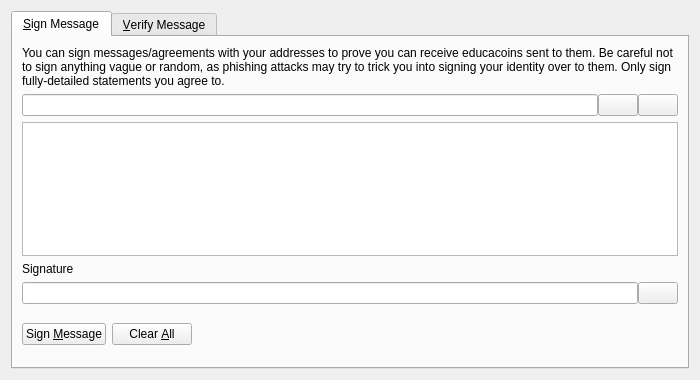
<?xml version="1.0" encoding="UTF-8"?>
<ui version="4.0">
 <class>SignVerifyMessageDialog</class>
 <widget class="QDialog" name="SignVerifyMessageDialog">
  <property name="geometry">
   <rect>
    <x>0</x>
    <y>0</y>
    <width>700</width>
    <height>380</height>
   </rect>
  </property>
  <property name="windowTitle">
   <string>Signatures - Sign / Verify a Message</string>
  </property>
  <property name="modal">
   <bool>true</bool>
  </property>
  <layout class="QVBoxLayout" name="verticalLayout">
   <item>
    <widget class="QTabWidget" name="tabWidget">
     <property name="currentIndex">
      <number>0</number>
     </property>
     <widget class="QWidget" name="tabSignMessage">
      <attribute name="title">
       <string>&amp;Sign Message</string>
      </attribute>
      <layout class="QVBoxLayout" name="verticalLayout_SM">
       <item>
        <widget class="QLabel" name="infoLabel_SM">
         <property name="text">
          <string>You can sign messages/agreements with your addresses to prove you can receive educacoins sent to them. Be careful not to sign anything vague or random, as phishing attacks may try to trick you into signing your identity over to them. Only sign fully-detailed statements you agree to.</string>
         </property>
         <property name="textFormat">
          <enum>Qt::PlainText</enum>
         </property>
         <property name="wordWrap">
          <bool>true</bool>
         </property>
        </widget>
       </item>
       <item>
        <layout class="QHBoxLayout" name="horizontalLayout_1_SM">
         <property name="spacing">
          <number>0</number>
         </property>
         <item>
          <widget class="QValidatedLineEdit" name="addressIn_SM">
           <property name="toolTip">
            <string>The EducaCoin address to sign the message with</string>
           </property>
          </widget>
         </item>
         <item>
          <widget class="QPushButton" name="addressBookButton_SM">
           <property name="toolTip">
            <string>Choose previously used address</string>
           </property>
           <property name="text">
            <string/>
           </property>
           <property name="icon">
            <iconset resource="../bitcoin.qrc">
             <normaloff>:/icons/address-book</normaloff>:/icons/address-book</iconset>
           </property>
           <property name="shortcut">
            <string>Alt+A</string>
           </property>
           <property name="autoDefault">
            <bool>false</bool>
           </property>
          </widget>
         </item>
         <item>
          <widget class="QPushButton" name="pasteButton_SM">
           <property name="toolTip">
            <string>Paste address from clipboard</string>
           </property>
           <property name="text">
            <string/>
           </property>
           <property name="icon">
            <iconset resource="../bitcoin.qrc">
             <normaloff>:/icons/editpaste</normaloff>:/icons/editpaste</iconset>
           </property>
           <property name="shortcut">
            <string>Alt+P</string>
           </property>
           <property name="autoDefault">
            <bool>false</bool>
           </property>
          </widget>
         </item>
        </layout>
       </item>
       <item>
        <widget class="QPlainTextEdit" name="messageIn_SM">
         <property name="toolTip">
          <string>Enter the message you want to sign here</string>
         </property>
        </widget>
       </item>
       <item>
        <widget class="QLabel" name="signatureLabel_SM">
         <property name="text">
          <string>Signature</string>
         </property>
         <property name="textFormat">
          <enum>Qt::PlainText</enum>
         </property>
        </widget>
       </item>
       <item>
        <layout class="QHBoxLayout" name="horizontalLayout_2_SM">
         <property name="spacing">
          <number>0</number>
         </property>
         <item>
          <widget class="QLineEdit" name="signatureOut_SM">
           <property name="font">
            <font>
             <italic>true</italic>
            </font>
           </property>
           <property name="readOnly">
            <bool>true</bool>
           </property>
          </widget>
         </item>
         <item>
          <widget class="QPushButton" name="copySignatureButton_SM">
           <property name="toolTip">
            <string>Copy the current signature to the system clipboard</string>
           </property>
           <property name="text">
            <string/>
           </property>
           <property name="icon">
            <iconset resource="../bitcoin.qrc">
             <normaloff>:/icons/editcopy</normaloff>:/icons/editcopy</iconset>
           </property>
           <property name="autoDefault">
            <bool>false</bool>
           </property>
          </widget>
         </item>
        </layout>
       </item>
       <item>
        <layout class="QHBoxLayout" name="horizontalLayout_3_SM">
         <item>
          <widget class="QPushButton" name="signMessageButton_SM">
           <property name="toolTip">
            <string>Sign the message to prove you own this EducaCoin address</string>
           </property>
           <property name="text">
            <string>Sign &amp;Message</string>
           </property>
           <property name="icon">
            <iconset resource="../bitcoin.qrc">
             <normaloff>:/icons/edit</normaloff>:/icons/edit</iconset>
           </property>
           <property name="autoDefault">
            <bool>false</bool>
           </property>
          </widget>
         </item>
         <item>
          <widget class="QPushButton" name="clearButton_SM">
           <property name="toolTip">
            <string>Reset all sign message fields</string>
           </property>
           <property name="text">
            <string>Clear &amp;All</string>
           </property>
           <property name="icon">
            <iconset resource="../bitcoin.qrc">
             <normaloff>:/icons/remove</normaloff>:/icons/remove</iconset>
           </property>
           <property name="autoDefault">
            <bool>false</bool>
           </property>
          </widget>
         </item>
         <item>
          <spacer name="horizontalSpacer_1_SM">
           <property name="orientation">
            <enum>Qt::Horizontal</enum>
           </property>
           <property name="sizeHint" stdset="0">
            <size>
             <width>40</width>
             <height>48</height>
            </size>
           </property>
          </spacer>
         </item>
         <item>
          <widget class="QLabel" name="statusLabel_SM">
           <property name="font">
            <font>
             <weight>75</weight>
             <bold>true</bold>
            </font>
           </property>
           <property name="text">
            <string/>
           </property>
           <property name="wordWrap">
            <bool>true</bool>
           </property>
          </widget>
         </item>
         <item>
          <spacer name="horizontalSpacer_2_SM">
           <property name="orientation">
            <enum>Qt::Horizontal</enum>
           </property>
           <property name="sizeHint" stdset="0">
            <size>
             <width>40</width>
             <height>48</height>
            </size>
           </property>
          </spacer>
         </item>
        </layout>
       </item>
      </layout>
     </widget>
     <widget class="QWidget" name="tabVerifyMessage">
      <attribute name="title">
       <string>&amp;Verify Message</string>
      </attribute>
      <layout class="QVBoxLayout" name="verticalLayout_VM">
       <item>
        <widget class="QLabel" name="infoLabel_VM">
         <property name="text">
          <string>Enter the receiver's address, message (ensure you copy line breaks, spaces, tabs, etc. exactly) and signature below to verify the message. Be careful not to read more into the signature than what is in the signed message itself, to avoid being tricked by a man-in-the-middle attack. Note that this only proves the signing party receives with the address, it cannot prove sendership of any transaction!</string>
         </property>
         <property name="textFormat">
          <enum>Qt::PlainText</enum>
         </property>
         <property name="alignment">
          <set>Qt::AlignLeading|Qt::AlignLeft|Qt::AlignTop</set>
         </property>
         <property name="wordWrap">
          <bool>true</bool>
         </property>
        </widget>
       </item>
       <item>
        <layout class="QHBoxLayout" name="horizontalLayout_1_VM">
         <property name="spacing">
          <number>0</number>
         </property>
         <item>
          <widget class="QValidatedLineEdit" name="addressIn_VM">
           <property name="toolTip">
            <string>The EducaCoin address the message was signed with</string>
           </property>
          </widget>
         </item>
         <item>
          <widget class="QPushButton" name="addressBookButton_VM">
           <property name="toolTip">
            <string>Choose previously used address</string>
           </property>
           <property name="text">
            <string/>
           </property>
           <property name="icon">
            <iconset resource="../bitcoin.qrc">
             <normaloff>:/icons/address-book</normaloff>:/icons/address-book</iconset>
           </property>
           <property name="shortcut">
            <string>Alt+A</string>
           </property>
           <property name="autoDefault">
            <bool>false</bool>
           </property>
          </widget>
         </item>
        </layout>
       </item>
       <item>
        <widget class="QPlainTextEdit" name="messageIn_VM"/>
       </item>
       <item>
        <widget class="QValidatedLineEdit" name="signatureIn_VM"/>
       </item>
       <item>
        <layout class="QHBoxLayout" name="horizontalLayout_2_VM">
         <item>
          <widget class="QPushButton" name="verifyMessageButton_VM">
           <property name="toolTip">
            <string>Verify the message to ensure it was signed with the specified EducaCoin address</string>
           </property>
           <property name="text">
            <string>Verify &amp;Message</string>
           </property>
           <property name="icon">
            <iconset resource="../bitcoin.qrc">
             <normaloff>:/icons/transaction_0</normaloff>:/icons/transaction_0</iconset>
           </property>
           <property name="autoDefault">
            <bool>false</bool>
           </property>
          </widget>
         </item>
         <item>
          <widget class="QPushButton" name="clearButton_VM">
           <property name="toolTip">
            <string>Reset all verify message fields</string>
           </property>
           <property name="text">
            <string>Clear &amp;All</string>
           </property>
           <property name="icon">
            <iconset resource="../bitcoin.qrc">
             <normaloff>:/icons/remove</normaloff>:/icons/remove</iconset>
           </property>
           <property name="autoDefault">
            <bool>false</bool>
           </property>
          </widget>
         </item>
         <item>
          <spacer name="horizontalSpacer_1_VM">
           <property name="orientation">
            <enum>Qt::Horizontal</enum>
           </property>
           <property name="sizeHint" stdset="0">
            <size>
             <width>40</width>
             <height>48</height>
            </size>
           </property>
          </spacer>
         </item>
         <item>
          <widget class="QLabel" name="statusLabel_VM">
           <property name="font">
            <font>
             <weight>75</weight>
             <bold>true</bold>
            </font>
           </property>
           <property name="text">
            <string/>
           </property>
           <property name="wordWrap">
            <bool>true</bool>
           </property>
          </widget>
         </item>
         <item>
          <spacer name="horizontalSpacer_2_VM">
           <property name="orientation">
            <enum>Qt::Horizontal</enum>
           </property>
           <property name="sizeHint" stdset="0">
            <size>
             <width>40</width>
             <height>48</height>
            </size>
           </property>
          </spacer>
         </item>
        </layout>
       </item>
      </layout>
     </widget>
    </widget>
   </item>
  </layout>
 </widget>
 <customwidgets>
  <customwidget>
   <class>QValidatedLineEdit</class>
   <extends>QLineEdit</extends>
   <header>qt/qvalidatedlineedit.h</header>
  </customwidget>
 </customwidgets>
 <resources>
  <include location="../bitcoin.qrc"/>
 </resources>
 <connections/>
</ui>
